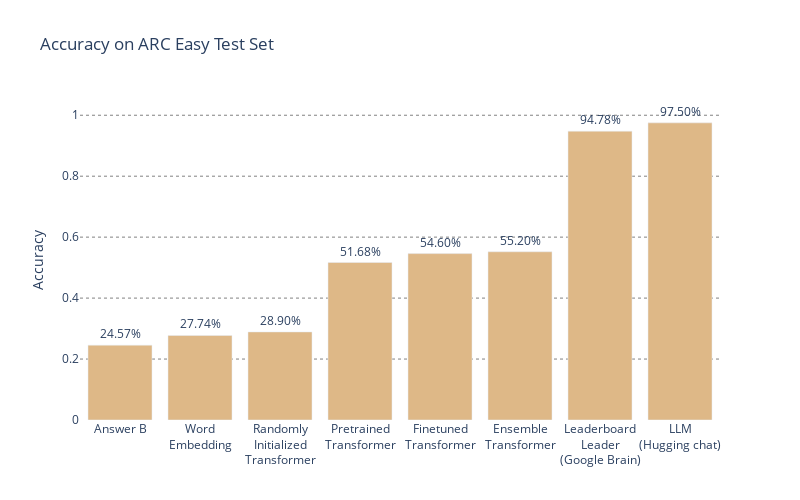

Write notebook code for a chart like this one.
### Code cell
accuracy_values = [accuracy_correct_test_b, 0.2773784355179704, 0.289, 0.5168, 0.546, 0.552, 0.9478, 78/80]
accuracy_percentages = [f'{acc*100:.2f}%' for acc in accuracy_values]

x_labels = ['Answer B', 'Word<br>Embedding', 'Randomly<br>Initialized<br>Transformer', 'Pretrained<br>Transformer', 'Finetuned<br>Transformer', 'Ensemble<br>Transformer', 'Leaderboard<br>Leader<br>(Google Brain)', 'LLM<br>(Hugging chat)']

fig = go.Figure(data=[
    go.Bar(name='Accuracy', x=x_labels, y=accuracy_values, marker_color='burlywood')
])
fig.update_traces(text=accuracy_percentages, textposition='outside')
fig.update_layout(
    yaxis=dict(title='Accuracy', range=[0, 1.05], showgrid=False), 
    xaxis=dict(tickangle=0),  
    plot_bgcolor='white',
    title_text="Accuracy on ARC Easy Test Set",
    autosize=False,
    width=800,  
    height=500  
)

for y in [i * 0.2 for i in range(8)]:
    fig.add_shape(
        type="line",
        x0=0,
        y0=y,
        x1=1,
        y1=y,
        xref='paper',
        yref='y',
        line=dict(
            color="Black",
            width=0.5,
            dash="dot",
        ),
        layer="below"
    )

fig.show()

### Figure 1 — Plotly figure (JSON) as saved in the notebook; plotly's stock layout.template omitted (floating-point values rounded to 4 significant figures)
{"data": [{"marker": {"color": "burlywood"}, "name": "Accuracy", "text": ["24.57%", "27.74%", "28.90%", "51.68%", "54.60%", "55.20%", "94.78%", "97.50%"], "textposition": "outside", "type": "bar", "x": ["Answer B", "Word<br>Embedding", "Randomly<br>Initialized<br>Transformer", "Pretrained<br>Transformer", "Finetuned<br>Transformer", "Ensemble<br>Transformer", "Leaderboard<br>Leader<br>(Google Brain)", "LLM<br>(Hugging chat)"], "y": [0.2457, 0.2774, 0.289, 0.5168, 0.546, 0.552, 0.9478, 0.975]}], "layout": {"autosize": false, "height": 500, "plot_bgcolor": "white", "shapes": [{"layer": "below", "line": {"color": "Black", "dash": "dot", "width": 0.5}, "type": "line", "x0": 0, "x1": 1, "xref": "paper", "y0": 0, "y1": 0, "yref": "y"}, {"layer": "below", "line": {"color": "Black", "dash": "dot", "width": 0.5}, "type": "line", "x0": 0, "x1": 1, "xref": "paper", "y0": 0.2, "y1": 0.2, "yref": "y"}, {"layer": "below", "line": {"color": "Black", "dash": "dot", "width": 0.5}, "type": "line", "x0": 0, "x1": 1, "xref": "paper", "y0": 0.4, "y1": 0.4, "yref": "y"}, {"layer": "below", "line": {"color": "Black", "dash": "dot", "width": 0.5}, "type": "line", "x0": 0, "x1": 1, "xref": "paper", "y0": 0.6, "y1": 0.6, "yref": "y"}, {"layer": "below", "line": {"color": "Black", "dash": "dot", "width": 0.5}, "type": "line", "x0": 0, "x1": 1, "xref": "paper", "y0": 0.8, "y1": 0.8, "yref": "y"}, {"layer": "below", "line": {"color": "Black", "dash": "dot", "width": 0.5}, "type": "line", "x0": 0, "x1": 1, "xref": "paper", "y0": 1, "y1": 1, "yref": "y"}, {"layer": "below", "line": {"color": "Black", "dash": "dot", "width": 0.5}, "type": "line", "x0": 0, "x1": 1, "xref": "paper", "y0": 1.2, "y1": 1.2, "yref": "y"}, {"layer": "below", "line": {"color": "Black", "dash": "dot", "width": 0.5}, "type": "line", "x0": 0, "x1": 1, "xref": "paper", "y0": 1.4, "y1": 1.4, "yref": "y"}], "title": {"text": "Accuracy on ARC Easy Test Set"}, "width": 800, "xaxis": {"tickangle": 0}, "yaxis": {"range": [0, 1.05], "showgrid": false, "title": {"text": "Accuracy"}}}}
